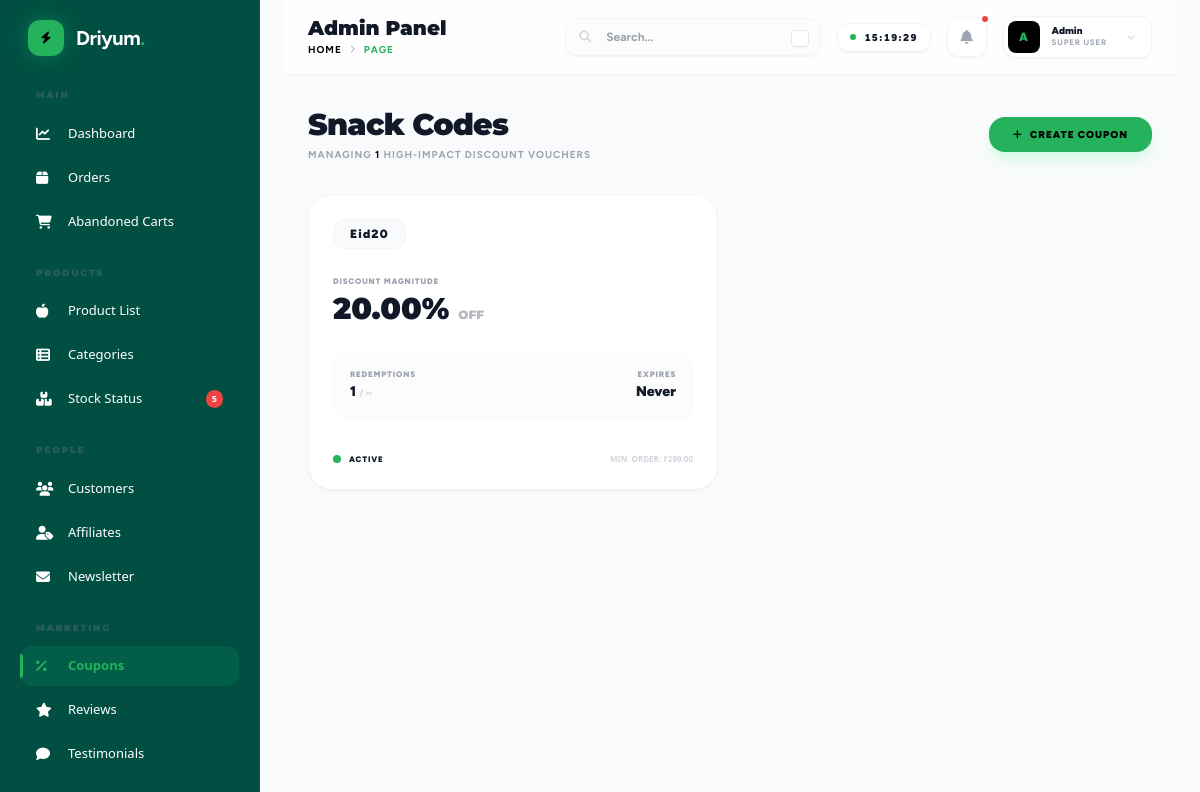
The app's page /admin/coupons.php (signed in), older data.
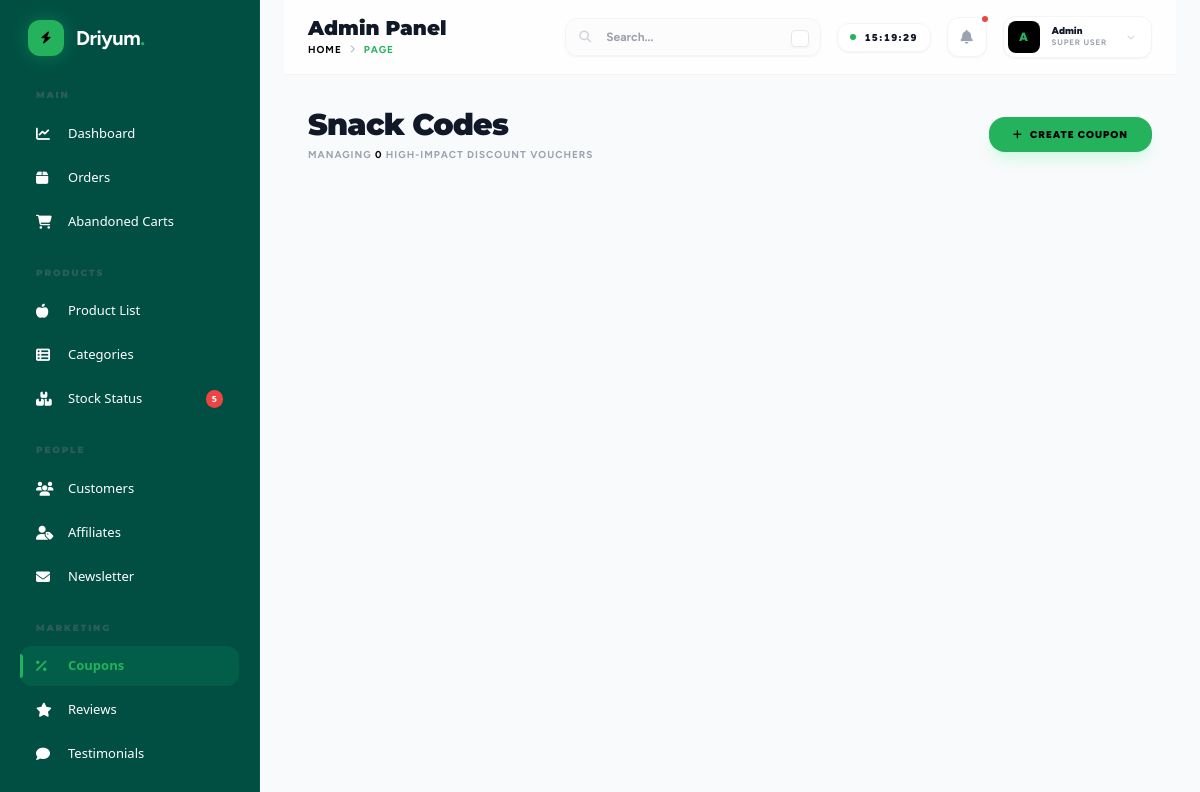
The same page, newer data.
### tables this page shows
CREATE TABLE `coupons` (
  `id` int(11) NOT NULL,
  `code` varchar(50) NOT NULL,
  `type` enum('percentage','fixed') DEFAULT 'percentage',
  `value` decimal(10,2) NOT NULL,
  `max_discount` decimal(10,2) DEFAULT NULL,
  `min_order_value` decimal(10,2) DEFAULT NULL,
  `usage_limit` int(11) DEFAULT NULL,
  `usage_count` int(11) DEFAULT 0,
  `expiry_date` datetime DEFAULT NULL,
  `is_active` tinyint(1) DEFAULT 1,
  `created_at` timestamp NOT NULL DEFAULT current_timestamp(),
  `updated_at` timestamp NOT NULL DEFAULT current_timestamp() ON UPDATE current_timestamp()
);

### includes/functions.php (called while the page is built, shortened)
<?php
require_once __DIR__ . '/../config/database.php';
function get_pagination_data($query, $params = [], $per_page = 10) {
    $page = isset($_GET['page']) ? (int)$_GET['page'] : 1;
    $count_query = "SELECT COUNT(*) as total FROM ($query) as t";
    $total_res = fetch_one($count_query, $params);
    $total_records = $total_res['total'] ?? 0;
    $total_pages = ceil($total_records / $per_page);
    $offset = ($page - 1) * $per_page;
    $paginated_query = $query . " LIMIT $per_page OFFSET $offset";
    $records = fetch_all($paginated_query, $params);
    return [
        'records' => $records,
        'current_page' => $page,
        'total_pages' => $total_pages,
        'total_records' => $total_records,
        'per_page' => $per_page
    ];
}

### config/database.php (called while the page is built, shortened)
<?php
function get_db_connection() {
    static $conn = null;
    if ($conn === null) {
        $conn = @mysqli_connect(DB_HOST, DB_USER, DB_PASS, DB_NAME);
        mysqli_set_charset($conn, "utf8mb4");
        mysqli_query($conn, "SET time_zone = '+05:30'");
    }
    return $conn;
}
function execute_query($sql, $params = []) {
    $conn = get_db_connection();
    if (!empty($params)) {
        $stmt = mysqli_prepare($conn, $sql);
        if ($stmt) {
            $types = '';
            $values = [];
            foreach ($params as $param) {
                if (is_int($param)) {
                    $types .= 'i';
                } elseif (is_double($param)) {
                    $types .= 'd';
                } else {
                    $types .= 's';
                }
                $values[] = $param;
            }
            mysqli_stmt_bind_param($stmt, $types, ...$values);
            $result = mysqli_stmt_get_result($stmt);
            return $result;
        }
        return false;
    }
    return mysqli_query($conn, $sql);
}
function fetch_all($sql, $params = []) {
    $result = execute_query($sql, $params);
    if ($result) {
        $rows = [];
        while ($row = mysqli_fetch_assoc($result)) {
            $rows[] = $row;
        }
        return $rows;
    }
    return [];
}
function fetch_one($sql, $params = []) {
    $result = execute_query($sql, $params);
    if ($result) {
        return mysqli_fetch_assoc($result);
    }
    return null;
}

### admin/coupons.php (the view, shortened to what the changed rows need)
<?php include 'includes/header.php'; ?>
<?php
$query = "SELECT * FROM coupons ORDER BY created_at DESC";
$pagination = get_pagination_data($query, [], 9);
$coupons = $pagination['records'];
?>
<div class="mb-8 flex flex-col md:flex-row justify-between items-start md:items-center gap-6 anim-up">
    <div>
        <h1 class="text-3xl font-black text-gray-900 crimson-pro tracking-tight">Snack Codes</h1>
        <p class="text-[10px] font-bold text-gray-400 uppercase tracking-widest mt-1">Managing <span class="text-black"><?php echo $pagination['total_records']; ?></span> high-impact discount vouchers</p>
    </div>
</div>
<div class="grid grid-cols-1 md:grid-cols-2 xl:grid-cols-3 gap-6">
    <?php foreach ($coupons as $c): ?>
    <div class="coupon-card bg-white rounded-3xl p-6 shadow-sm border border-gray-100 relative group hover:shadow-xl transition-all duration-300 anim-up overflow-hidden">
        <div class="flex justify-between items-start mb-6">
            <div class="bg-gray-50 text-gray-900 px-4 py-1.5 rounded-xl font-black text-xs tracking-widest border border-gray-100 group-hover:bg-black group-hover:text-[#24B25D] transition-colors"><?php echo $c['code']; ?></div>
        </div>
        <div class="mb-6">
            <div class="text-[8px] font-black uppercase text-gray-400 tracking-widest mb-1">Discount Magnitude</div>
            <h3 class="text-3xl font-black crimson-pro text-gray-900 group-hover:text-[#24B25D] transition-colors">
                <?php echo $c['type'] === 'percentage' ? $c['value'].'%' : '₹'.number_format($c['value']); ?> <span class="text-xs opacity-30">OFF</span>
            </h3>
        </div>
        <div class="p-4 bg-gray-50/50 rounded-2xl border border-gray-50 group-hover:bg-white group-hover:border-gray-100 transition-all mb-4">
            <div class="grid grid-cols-2 gap-4">
                <div>
                    <p class="text-[8px] font-black text-gray-400 uppercase tracking-widest mb-0.5">Redemptions</p>
                    <p class="text-sm font-black text-gray-900"><?php echo $c['usage_count']; ?> <span class="text-[9px] text-gray-300">/ <?php echo $c['usage_limit'] ?: '∞'; ?></span></p>
                </div>
                <div class="text-right">
                    <p class="text-[8px] font-black text-gray-400 uppercase tracking-widest mb-0.5">Expires</p>
                    <p class="text-sm font-black text-gray-900"><?php echo $c['expiry_date'] ? date('M d, Y', strtotime($c['expiry_date'])) : 'Never'; ?></p>
                </div>
            </div>
        </div>
        <div class="flex items-center justify-between border-t border-gray-50 pt-4">
            <div class="flex items-center gap-2">
                <div class="w-2 h-2 rounded-full <?php echo $c['is_active'] ? 'bg-[#24B25D]' : 'bg-gray-200'; ?>"></div>
                <span class="text-[8px] font-black uppercase tracking-widest <?php echo $c['is_active'] ? 'text-gray-900' : 'text-gray-400'; ?>">
                    <?php echo $c['is_active'] ? 'Active' : 'Paused'; ?>
                </span>
            </div>
            <div class="text-[8px] font-black uppercase text-gray-300 font-sans">Min. Order: ₹<?php echo $c['min_order_value']; ?></div>
        </div>
    </div>
    <?php endforeach; ?>
</div>
</body>
</html>

Row changes from the older to the newer data that the page shows:
removed coupons: code "Eid20", value "20.00", usage_count "1", usage_limit "∞", shows "Never", is_active 1 (drawn), min_order_value "299.00"
Text that changed along with them:
$pagination['total_records']: "1" → "0"
